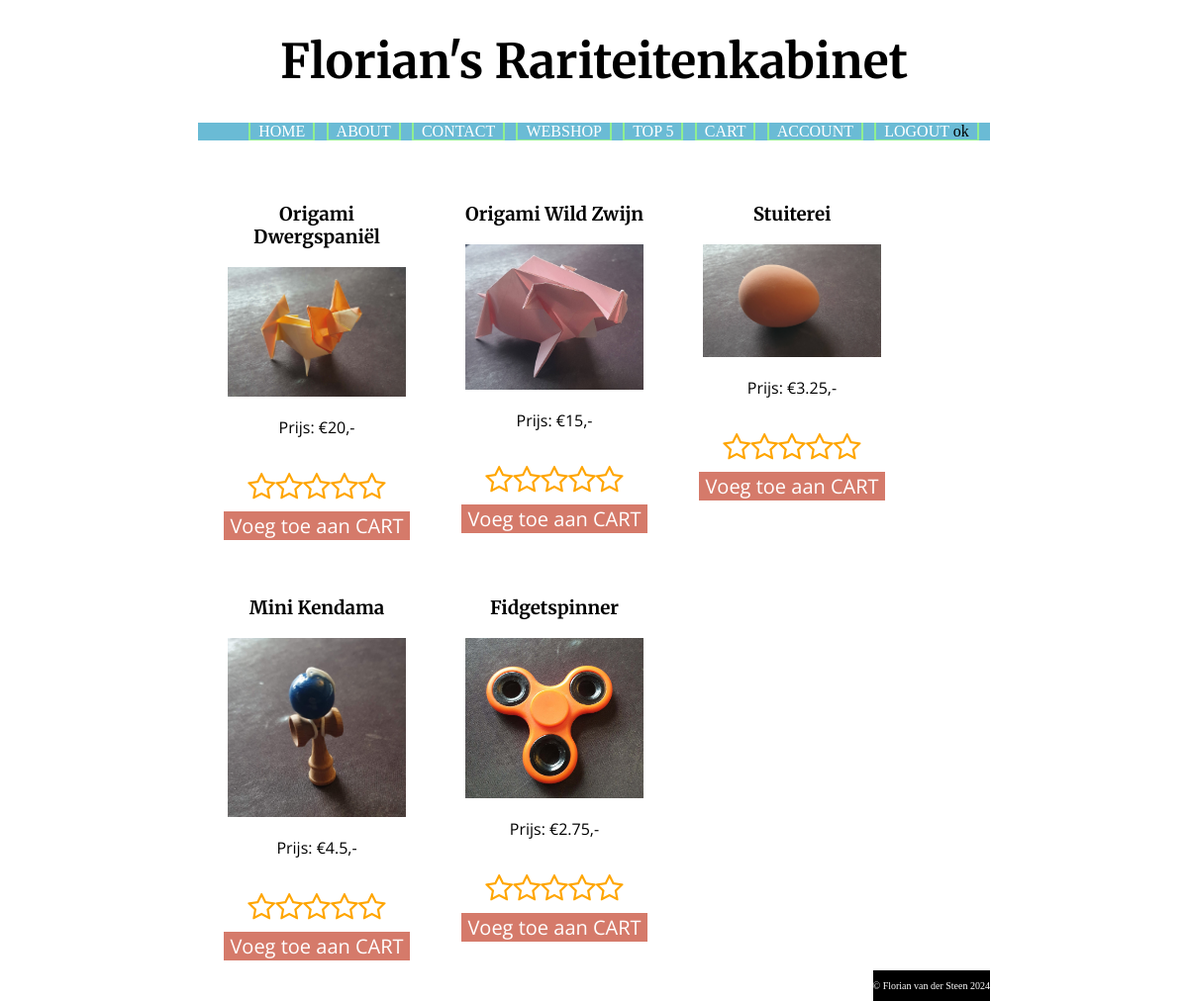
The page /index.php?page=shop (signed in) on the database its author committed.
### tables this page shows
CREATE TABLE `products` (
  `id` int(11) NOT NULL,
  `name` text NOT NULL,
  `description` text NOT NULL,
  `price` int(255) NOT NULL,
  `fname` text NOT NULL
);

### controllers/PageController.php (called while the page is built, shortened)
<?php
require_once("models/PageModel.php");
class PageController {
    private $model;
    private $modelFactory;
    public function __construct($modelFactory) {
        $this->modelFactory = $modelFactory;
        $this->model = $this->modelFactory->createModel('page');
    }
    public function handleRequest() {
        $this->processRequest();
        $this->showResponse();
    }
    private function getRequest() {
        $this->model->getRequestedPage();
    }
    private function processRequest() {
        switch ($this->model->page) {
            case "shop":
                require_once("models/ProductModel.php");
                $this->model = $this->modelFactory->createModel("product");
                $this->model->getProducts();
                $this->model->handleCartAction();
                break;
        }
    }
    private function showResponse() {
        $this->model->createMenu();
        $this->model->setTitle();
        $view = NULL;
        switch ($this->model->page) {
            case "shop":
                include_once("views/ShopDoc.php");
                $view = new ShopDoc($this->model);
                break;
        }
        $view->show();
    }
}

### index.php (called while the page is built, shortened)
<?php
require_once("controllers/PageController.php");
require_once("CRUDFactory.php");
require_once("CRUD.php");
$crud = new CRUD();
$crudFactory = new CRUDFactory($crud);
$modelFactory = new ModelFactory($crudFactory);
$controller = new PageController($modelFactory);
$controller->handleRequest();

### models/ProductModel.php (called while the page is built, shortened)
<?php
require_once("PageModel.php");
class ProductModel extends PageModel {
    public $crud;
    public function __construct($pageModel, ProductCRUD $crud) {
        $this->crud = $crud;
    }
    public function getProducts() {
        try {
            $this->products = $this->crud->readAllProducts();
        }
        catch (Exception $e) {
            $this->errors["general"] = "Er is een technische storing. Probeer het later nogmaals.";
            $this->logError("Shop load failed. MySQL err:" . $e->getMessage());
        }
    }
}

### ProductCRUD.php (called while the page is built, shortened)
<?php
class ProductCRUD {
    private $crud;
    public function __construct(CRUD $crud) {
        $this->crud = $crud;
    }
    public function readAllProducts() {
        $sql = "SELECT * FROM products";
        $params = array();
        $rows = $this->crud->readMultipleRows($sql, $params);
        return $rows;
    }
}

### CRUD.php (called while the page is built, shortened)
<?php
class CRUD {
    private $pdo;
    public function __construct() {
        $servername = getenv("MYSQL_FLORIAN_WEBSHOP_HOST");
        $dbname = getenv("MYSQL_FLORIAN_WEBSHOP_DATABASE");
        $username = getenv("MYSQL_FLORIAN_WEBSHOP_USER");
        $password = getenv("MYSQL_FLORIAN_WEBSHOP_PASSWORD");
        $port = getenv('MYSQL_SERVER_PORT');
        try {
            $this->pdo = new PDO("mysql:host=$servername;dbname=$dbname;port=$port", $username, $password);
            $this->pdo->setAttribute(PDO::ATTR_ERRMODE, PDO::ERRMODE_EXCEPTION);
        }
        catch(PDOException $e) {
            echo "Connection failed:" .  $e->getMessage();
        }
    }
    public function readMultipleRows($sql, $params) {
        try {
            $stmt = $this->pdo->prepare($sql);
            $stmt->execute();
            $stmt->setFetchMode(PDO::FETCH_OBJ);
            $rows = $stmt->fetchAll();
            return $rows;
        }
        catch (PDOException $e) {
            echo "Retrieval failed: " . $e->getMessage();
        }
    }
}

### models/PageModel.php (called while the page is built, shortened)
<?php
require_once("SessionManager.php");
class PageModel {
    public $sessionManager;
    public function __construct($copy) {
        if (empty($copy)) {
            $this->sessionManager = new SessionManager();
        }
        else {
            $this->sessionManager = $copy->sessionManager;
        }
    }
    public function isUserLoggedIn() {
        return $this->sessionManager->isUserLoggedIn();
    }
}

### SessionManager.php (called while the page is built, shortened)
<?php
class SessionManager {
    private function getSessionVar($key, $default="") {
        if (isset($_SESSION[$key])) {
            return $_SESSION[$key];
        }
        return $default;
    }
    public function isUserLoggedIn() {
        return !empty($this->getSessionVar('email'));
    }
}

### views/ShopDoc.php (the view, shortened to what this page needs)
<?php
require "ProductDoc.php";
class ShopDoc extends ProductDoc {
    protected function showContent() {
        $products = $this->model->products;
        echo '<div class="product-list">';
        foreach($products as $product) {
            echo '<div class="product">';
            echo '<a class="product" href="index.php?page=detail&detail=' . $product->id . '"><div class="product">' . PHP_EOL;
            echo '<h3>' . $product->name . '</h3>' . PHP_EOL;
            echo '<img src="Images/' . $product->fname . '" alt="' . $product->description . '">';
            echo '<p>Prijs: &euro;' . $product->price / 100  . ',-</p>';
            echo '</div></a>' . PHP_EOL;
            echo '<div class="ratingStars">';
            for ($i = 1; $i <= 5; $i++) {
                echo '<span id="p' . $product->id .'-star-' . $i . '" class="fa">&#xf006;</span>';
            }
            echo '</div>';
            if ($this->model->isUserLoggedIn()) {
                $this->showActionButton("addToCart", "shop", "cartAddButton", "Voeg toe aan CART", $product->id);
            }
            echo "</div>";
        }
        echo '</div>';
    }
    protected function showStyleLinks() {
        echo '<link rel="stylesheet" type="text/css" href="css/styles.css">';
        echo '<link rel="stylesheet" href="https://cdnjs.cloudflare.com/ajax/libs/font-awesome/4.7.0/css/font-awesome.min.css">';
    }
}

### views/ProductDoc.php (shortened to what this page needs)
<?php
require "BasicDoc.php";
abstract class ProductDoc extends BasicDoc {
    protected function showActionButton ($action, $processPage, $buttonId, $buttonText, $productId=NULL, $k=NULL) {
            echo '<form action="' . htmlspecialchars($_SERVER['PHP_SELF']) . '" method="POST">';
            echo '<input id="' . $buttonId . '" type="submit" value="' . $buttonText . '">
        </form>';
    }
}

### css/styles.css (style rules this page uses)
body { width: 800px; margin: auto; background-color: white; }
h2, h3, h4 { font-family: "Merriweather", serif; }
form { font-family: "Open Sans", sans-serif; }
input, select, textarea { width: 400px; display: inline-block; }
input[type=radio], .radio, input[type=submit] { width: auto; }
.product-list { display: flex; flex-wrap: wrap; align-content: flex-start; }
.product { flex-grow: 0; flex-shrink: 0; flex-basis: calc(30% - 20px); margin: 10px; text-align: center; text-decoration: none; color: black; }
.product img { width: 90%; height: 90%; }
.product p { font-family: "Open Sans", sans-serif; }
.product a, .cart-list a { color: inherit; }
.detail-info input, .product-list input, #purchaseButton { border: none; font-family: "Open Sans", sans-serif; background-color: #D57A6A; color: white; font-size: 20px; cursor: pointer; }
.ratingStars span { font-size: 30px; color: orange; cursor: pointer; }
.ratingStars { margin-bottom: 10px; }

### rows shown on the page
products: name "Origami Dwergspaniël", fname (picture), $product->price/100 "20"
products: name "Origami Wild Zwijn", fname (picture), $product->price/100 "15"
products: name "Stuiterei", fname (picture), $product->price/100 "3.25"
products: name "Mini Kendama", fname (picture), $product->price/100 "4.5"
products: name "Fidgetspinner", fname (picture), $product->price/100 "2.75"

### other values the page prints
$menuItem->text "HOME"
$menuItem->text "ABOUT"
$menuItem->text "CONTACT"
$menuItem->text "WEBSHOP"
$menuItem->text "TOP 5"
$menuItem->text "CART"
$menuItem->text "ACCOUNT"
$menuItem->text "LOGOUT"
$menuItem->text2 "ok"
